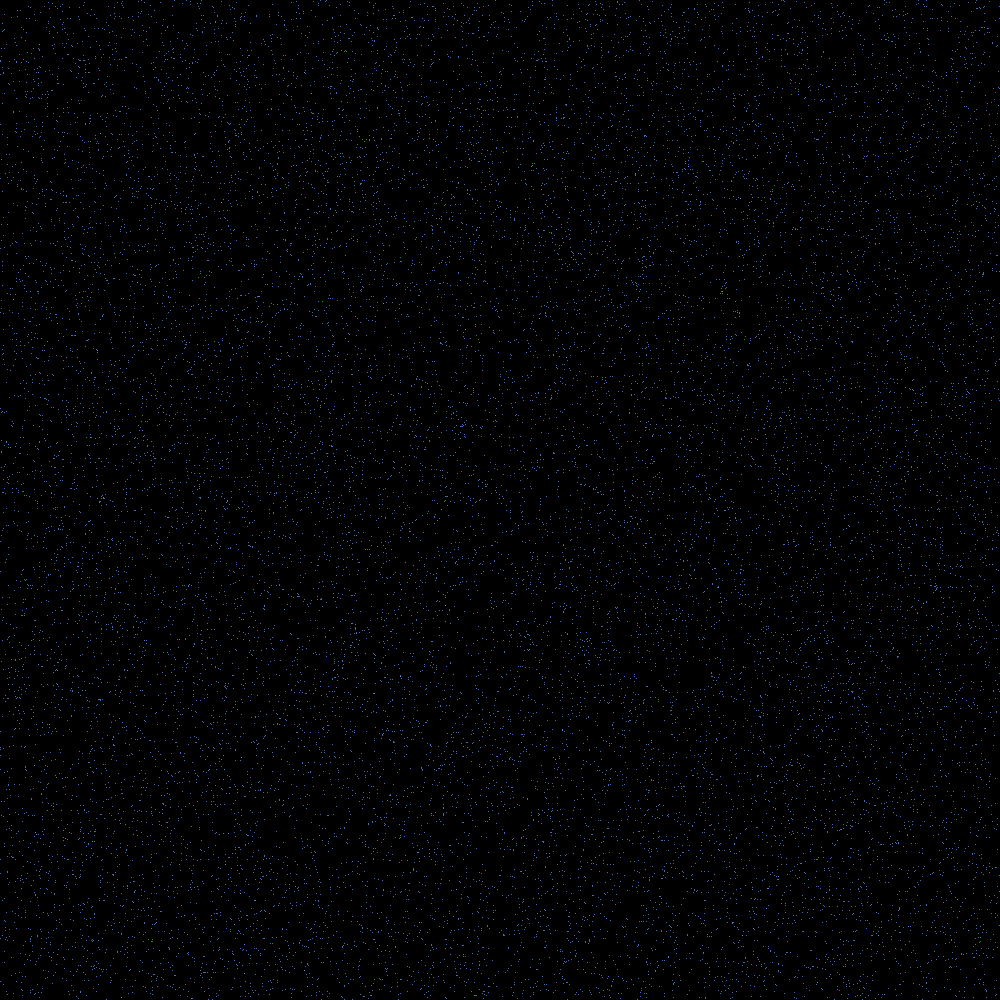
Frame 1 (no input)
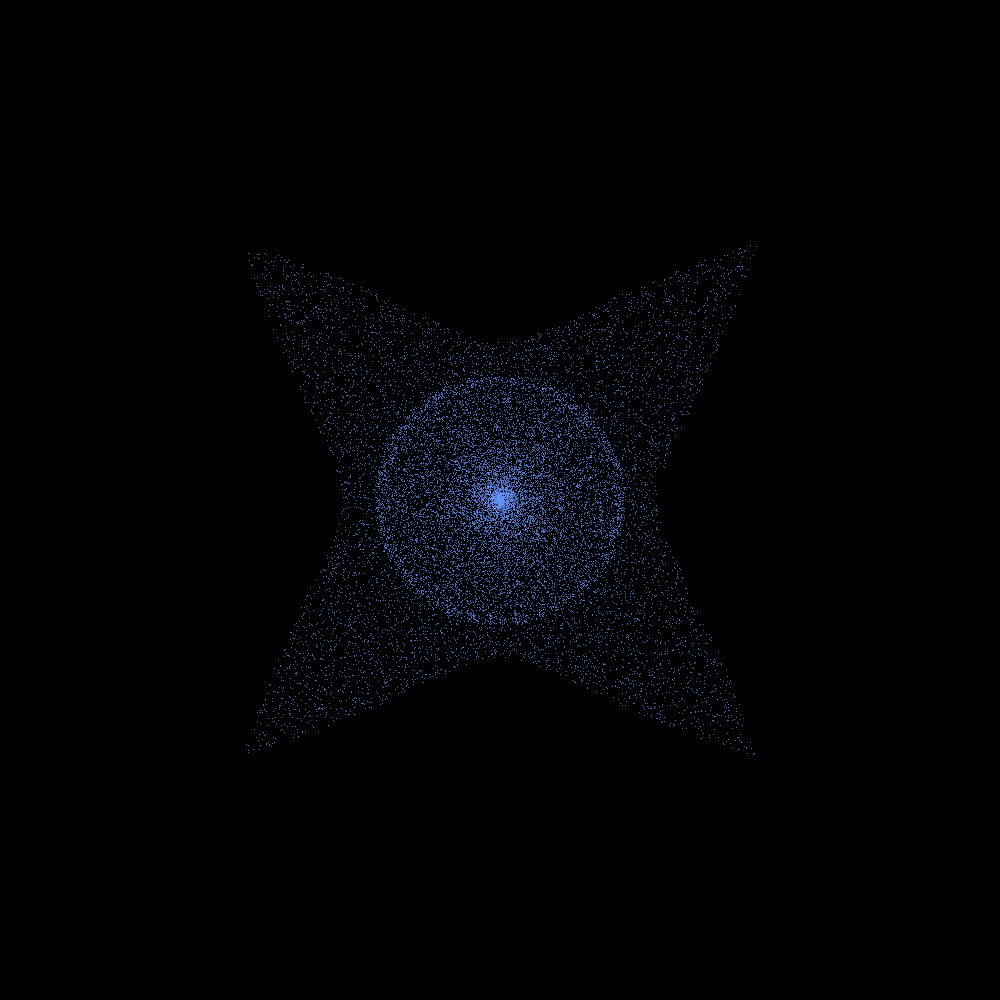
Frame 60 (the mouse pressed at the canvas centre just before this capture)
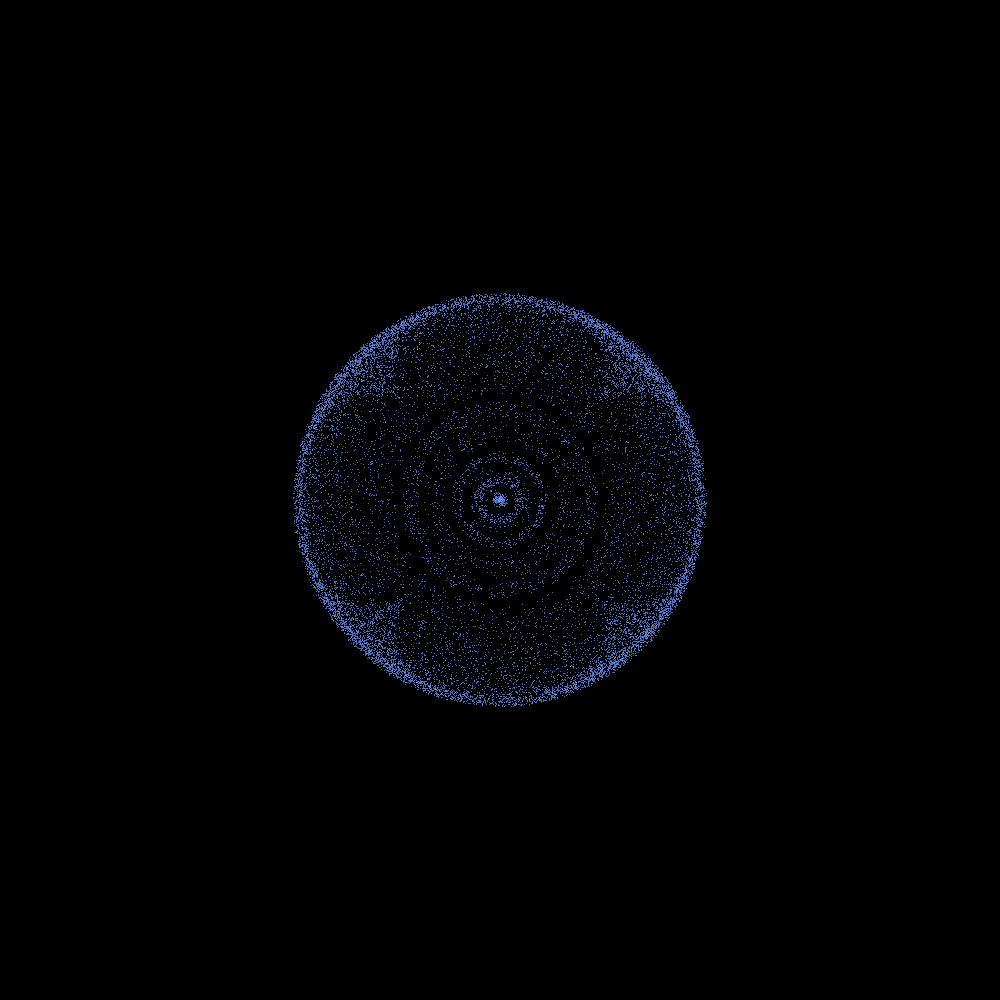
Frame 120 (the mouse held since frame 60 and released just before this capture)

The Processing sketch that drew these frames (run headless with seeded random() and noise(); from frame 60 on, the mouse is pressed at the canvas centre):

// Processing sketch: processing_47860
// ── processing_47860.pde

// additional code by Jeremy Ryan Peterson, December 2011
// original code by Claus Rytter Bruun de Neergaard, March 2011
// (use of PVector learned from Daniel Shiffmann tutorial)
 
// GLOBAL VARIABLES ///////////////////////////////
float xchange = 500; 
float ychange =  500; 
int n = 20000;      // number of agents
float s = 9.0;     // maximum agent velocity
int pointColorR = 100; 
int pointColorG = 150;
int pointColorB = 255;
int pointAlpha = 100;

float direction = .2;
 
int count = 0;
 
Agent[] agents = new Agent[n];
 
// SETUP //////////////////////////////////////////
 
void setup() {
  size(1000, 1000);
  noFill();
  stroke(pointColorR, pointColorG, pointColorB);
//  strokeWeight(0);
//  frameRate(40); 
   
  for (int i = 0; i < agents.length; i++) {
    agents[i] = new Agent();
  }
   
}
 
// DRAW ///////////////////////////////////////////
 
void draw() {
   
  background(0);
   
 
  // calling functions of all of the objects in the array
  for (int i = 0; i < agents.length; i++) {
    agents[i].update();
    agents[i].edges();
    agents[i].display();
    
    
  }
}
 
// CLASS //////////////////////////////////////////
 
class Agent {
 
  PVector loc;
  PVector vel;
  PVector acc;
  float speed;
 
  Agent() {
    loc = new PVector(random(0, width), random(0, height));
    vel = new PVector(0,0);
    speed = s;
  }
 
  void update() {
 
    //perfect pattern
//    PVector mouse = new PVector(500, 500);

    //moving the form
    
    
    if (keyPressed) {
      
        if (key == 'j' || key == 'J')  
    n = 500;
      
      
      if (key == 'r' || key == 'R')  
    xchange = 500;
   if (key == 't' || key == 'T')  
    ychange = 500;
      
    if (key == 'g' || key == 'G')  
      
    xchange= xchange*.1;
    ychange= ychange*-.1;
    
  } if (keyPressed) {
      
    if (key == 'h' || key == 'H')  
    xchange= xchange*-.1;
    ychange= ychange*.1;
    
     if (key == 'd' || key == 'D')  
    xchange= random(0, width);
    ychange= random(0, height);
    
    if (key == 'w' || key == 'W')  
    xchange= 500;
    ychange= 500;
    
    
      
   if (key == 'f' || key == 'F')  
   
    xchange= mouseX;
    if (key == 'f' || key == 'F')  
    ychange= mouseY;
    
    
   
    
    else {
    s=s;
    xchange= xchange;
    ychange= ychange;
  }

    
  } 
  
  
    PVector mouse = new PVector(xchange, ychange);
    
    
    PVector dir = PVector.sub(mouse, loc); 
    dir.normalize();                       
    dir.mult(direction);                        
    acc = dir;                             
 
    vel.add(acc);
    vel.limit(speed);
    loc.add(vel);
  }
   
  void edges() {
 
    if (loc.x > width) {
//      loc.x = 0;
        vel.limit(speed*-1);
    } else if (loc.x < 0) {
//      loc.x = width;
      vel.limit(speed*-1);
    }
 
    if (loc.y > height) {
//      loc.y = 0;
vel.limit(speed*-1);
    }  else if (loc.y < 0) {
//      loc.y = height;
vel.limit(speed*-1);
    }
 
  }
 
  void display() {
    point(loc.x, loc.y);
    
    
  }
   
}
void keyPressed(){
  
    if (key == 'a' || key == 'A')  
      
    xchange= xchange+10;
    ychange= ychange-10;
    
 
      
    if (key == 's' || key == 'S')  
    xchange= xchange-10;
    ychange= ychange+10;
  
 if (key == 'x' || key == 'X')  
    s= s*1.1;
    if (key == 'z' || key == 'Z')  
    s= s*.9;
    if (key == 'c' || key == 'C')  
    s= 9;
  
  
  println("s");
 println(s);
 println("y");
    println(xchange);
    println("x");
    println(ychange);
}
void mousePressed(){
 
   if (mousePressed == true) {
     xchange= mouseX;
   
    ychange= mouseY;
  } else {
    xchange= xchange;
    ychange= ychange;
  }
   



}
